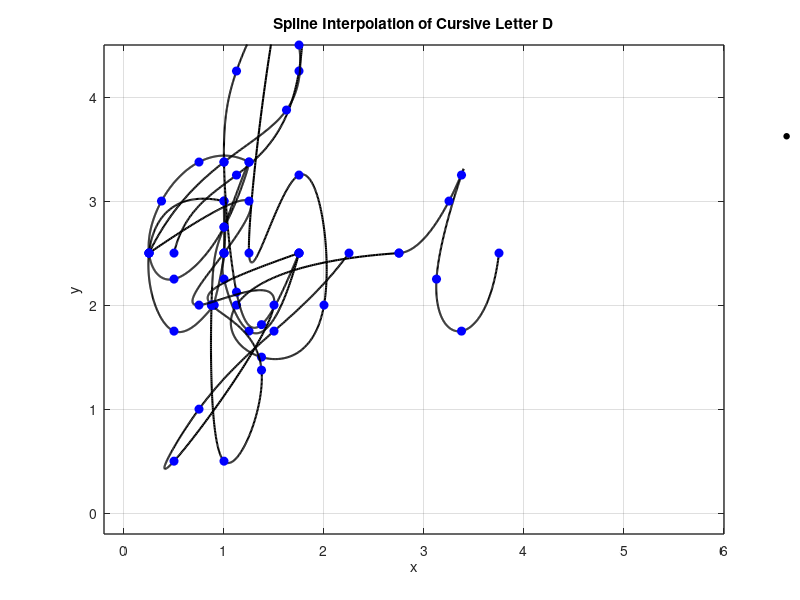
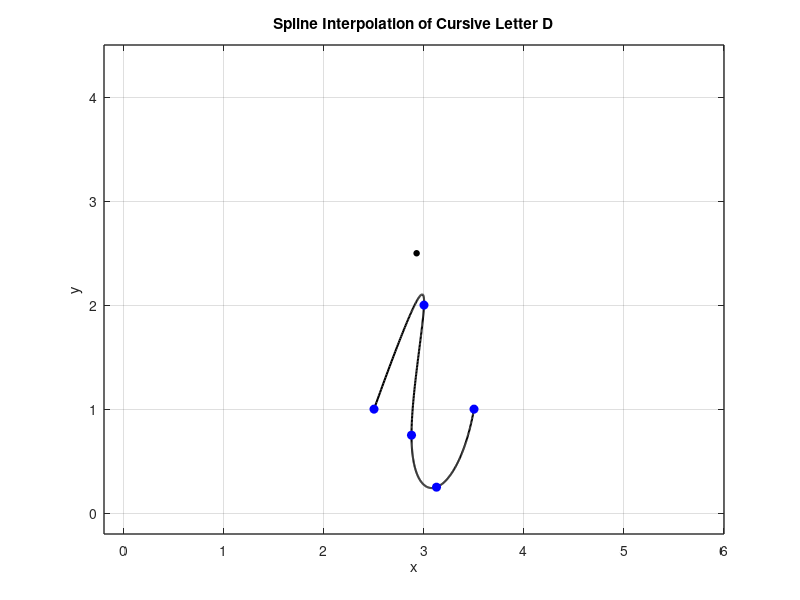

Write MATLAB code to recreate these figures, in order.
%% letter a 

% Define data points for x and y coordinates
x = [1 0.25 0.5 0.9 0.9 1 1 1 1 1.25 1.75];
y = [3 2.5 1.75 2 2 2.5 3 2.5 2.25 1.75 2.5];

n = length(x);
t = 0:n-1; % Parametric coordinate t
tt = 0:0.01:n-1; % More dense coordinate tt for spline interpolation

% Compute spline interpolation
xx = spline(t, x, tt);
yy = spline(t, y, tt);

% Plot settings
figure(1)
plot(xx, yy, 'k', 'LineWidth', 1.5) % plot spline
hold on
plot(x, y, 'bo', 'MarkerFaceColor', 'b') % plot data points
axis([-0.2 6 -0.2 4.5])
grid on
title('Spline Interpolation of Cursive Letter D')
xlabel('x')
ylabel('y')
set(gca, 'FontSize', 10, 'LineWidth', 1)
grid on

%% letter b 

% Define data points for x and y coordinates
x = [0.5 1.125 1.75 1.625 1.25 1.75 2 1.375 1.125 2.75];
y = [2.5 3.25 4.25 5.25 2.5 3.25 2 1.5 2 2.5];

n = length(x);
t = 0:n-1; % Parametric coordinate t
tt = 0:0.01:n-1; % More dense coordinate tt for spline interpolation

% Compute spline interpolation
xx = spline(t, x, tt);
yy = spline(t, y, tt);

% Plot settings
figure(1)
plot(xx, yy, 'k', 'LineWidth', 1.5) % plot spline
hold on
plot(x, y, 'bo', 'MarkerFaceColor', 'b') % plot data points
axis([-0.2 6 -0.2 4.5])
grid on
title('Spline Interpolation of Cursive Letter B')
xlabel('x')
ylabel('y')
set(gca, 'FontSize', 10, 'LineWidth', 1)
grid on

%% Letter I
% Define data points for x and y coordinates
x = [2.75 3.25 3.375 3.125 3.375 3.75];
y = [2.5 3 3.25 2.25 1.75 2.5];
dot_x = 6.6;
dot_y = 3.625; 

n = length(x);
t = 0:n-1; % Parametric coordinate t
tt = 0:0.01:n-1; % More dense coordinate tt for spline interpolation

% Compute spline interpolation
xx = spline(t, x, tt);
yy = spline(t, y, tt);

% Plot settings
figure(1)
plot(xx, yy, 'k', 'LineWidth', 1.5) % plot spline
hold on
plot(x, y, 'bo', 'MarkerFaceColor', 'b') % plot data points
text(dot_x, dot_y, '•', 'Color', 'k', 'FontSize', 13);
axis([-0.2 6 -0.2 4.5])
grid on
title('Spline Interpolation of Cursive Letter I')
xlabel('x')

%% letter i

% Define data points for x and y coordinates
x = [2.5 3 2.875 3.125 3.5];
y = [1 2 0.75 0.25 1];
dot_x = 2.9;
dot_y = 2.5; 

n = length(x);
t = 0:n-1; % Parametric coordinate t
tt = 0:0.01:n-1; % More dense coordinate tt for spline interpolation

% Compute spline interpolation
xx = spline(t, x, tt);
yy = spline(t, y, tt);

% Plot settings 
figure(2)
plot(xx, yy, 'k', 'LineWidth', 1.5) % plot spline
hold on
plot(x, y, 'bo', 'MarkerFaceColor', 'b') % plot data points
text(dot_x, dot_y, '•', 'Color', 'k', 'FontSize', 13);
axis([-0.2 6 -0.2 4.5])
grid on
title('Spline Interpolation of Cursive Letter D')
xlabel('x')
ylabel('y')
set(gca, 'FontSize', 10, 'LineWidth', 1)
grid on

%% l

% Define data point for x and y coordinates 
x = [0.25, 1.00, 1.625, 1.75, 1.50, 1.125, 1.00, 1.125, 1.375, 1.75];
y = [2.50, 3.375,3.875, 4.5, 4.875, 4.25, 3.375, 2.125, 1.8125, 2.5];

n = length(x);
t = 0:n-1; % Parametric coordinate t
tt = 0:0.01:n-1; % More dense coordinate tt for spline interpolation

% Compute spline interpolation
xx = spline(t, x, tt);
yy = spline(t, y, tt);

% Plot settings
figure(1)
plot(xx, yy, 'k', 'LineWidth', 1.5) % plot spline
hold on
plot(x, y, 'bo', 'MarkerFaceColor', 'b') % plot data points
axis([-0.2 6 -0.2 4.5])
grid on
title('Spline Interpolation of Cursive Letter L')
xlabel('x')
ylabel('y')
set(gca, 'FontSize', 10, 'LineWidth', 1)
grid on

%% q 

% Define data points for x and y coordinates 
x = [1.25, 0.75, 0.375, 0.25, 0.5, 1, 1.25, 1, 0.875, 1, 1.375,...
    0.875, 1.75];
y = [3.375, 3.375, 3, 2.5, 2.25, 2.75, 3.375, 2.75, 2, 0.5, 1.375,...
    2, 2.5];

n = length(x);
t = 0:n-1; % Parametric coordinate t
tt = 0:0.01:n-1; % More dense coordinate tt for spline interpolation

% Compute spline interpolation
xx = spline(t, x, tt);
yy = spline(t, y, tt);

% Plot settings
figure(1)
plot(xx, yy, 'k', 'LineWidth', 1.5) % plot spline
hold on
plot(x, y, 'bo', 'MarkerFaceColor', 'b') % plot data points
axis([-0.2 6 -0.2 4.5])
grid on
title('Spline Interpolation of Cursive Letter Q')
xlabel('x')
ylabel('y')
set(gca, 'FontSize', 10, 'LineWidth', 1)
grid on

%% z

% Define data points for x and y coordinates
x = [0.25 1.25 1 0.75 1.5 0.5 0.75 1.5 2.25];
y = [2.5 3 2.5 2 2 0.5 1 1.75 2.5];

n = length(x);
t = 0:n-1; % Parametric coordinate t
tt = 0:0.01:n-1; % More dense coordinate tt for spline interpolation

% Compute spline interpolation
xx = spline(t, x, tt);
yy = spline(t, y, tt);

% Plot settings
figure(1)
plot(xx, yy, 'k', 'LineWidth', 1.5) % plot spline
hold on
plot(x, y, 'bo', 'MarkerFaceColor', 'b') % plot data points
axis([-0.2 6 -0.2 4.5])
grid on
title('Spline Interpolation of Cursive Letter D')
xlabel('x')
ylabel('y')
set(gca, 'FontSize', 10, 'LineWidth', 1)
grid on
